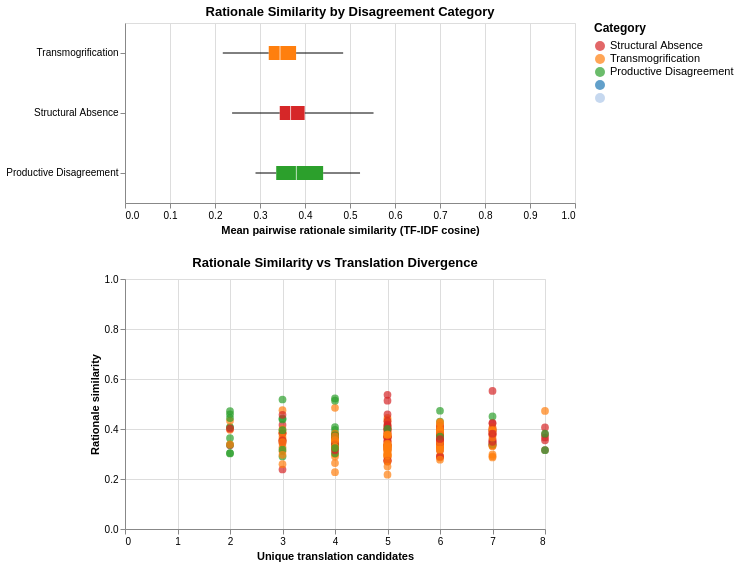

Write notebook code for a chart like this one.
### Code cell
sim_plot = df_with_sim.dropna(subset=['mean_rationale_similarity']).copy()
focus_cats = ['STRUCTURAL_ABSENCE', 'TRANSMOGRIFICATION', 'PRODUCTIVE_DISAGREEMENT']
sim_plot = sim_plot[sim_plot['category'].isin(focus_cats)]
sim_plot['label'] = sim_plot['category'].map(CATEGORY_LABELS)

selection = alt.selection_point(fields=['category'], bind='legend')

_scale = alt.Scale(domain=list(CATEGORY_COLOURS.keys()), range=list(CATEGORY_COLOURS.values()))
_label_expr = (
    "{'STRUCTURAL_ABSENCE':'Structural Absence','TRANSMOGRIFICATION':'Transmogrification',"
    "'PRODUCTIVE_DISAGREEMENT':'Productive Disagreement'}[datum.label]"
)
sel_color = alt.Color('category:N', scale=_scale, title='Category',
    legend=alt.Legend(labelExpr=_label_expr, symbolType='circle',
                      orient='right', titleFontSize=12, labelFontSize=11))

alt.renderers.enable('default')

box = alt.Chart(sim_plot).mark_boxplot(extent='min-max').encode(
    x=alt.X('mean_rationale_similarity:Q', scale=alt.Scale(domain=[0, 1]),
            title='Mean pairwise rationale similarity (TF-IDF cosine)'),
    y=alt.Y('label:N', sort=None, title=None),
    color=sel_color,
    # opacity=alt.when(selection).then(alt.value(1)).otherwise(alt.value(0.2)),
    tooltip=['label:N', alt.Tooltip('mean_rationale_similarity:Q', format='.3f')],
).properties(
    width=450, height=180,
    title='Rationale Similarity by Disagreement Category'
)

points = alt.Chart(sim_plot).mark_circle(size=60).encode(
    x=alt.X('n_unique_raw:Q', title='Unique translation candidates'),
    y=alt.Y('mean_rationale_similarity:Q', scale=alt.Scale(domain=[0, 1]),
            title='Rationale similarity'),
    color=sel_color,
    # opacity=alt.when(selection).then(alt.value(0.8)).otherwise(alt.value(0.1)),
    tooltip=['language_name:N', 'label:N',
             alt.Tooltip('mean_rationale_similarity:Q', format='.3f'),
             'n_unique_raw:Q'],
).properties(
    width=420, height=250,
    title='Rationale Similarity vs Translation Divergence'
)

box & points

### Figure 1 — Vega specification as saved in the notebook (floating-point values rounded to 4 significant figures; data arrays with more than 128 entries replaced by an {"elided": "..."} marker saying what was removed)
{"$schema": "https://vega.github.io/schema/vega/v6.json", "data": [{"name": "source_0"}, {"name": "data_0"}, {"name": "data_1", "values": [{"category": "TRANSMOGRIFICATION", "label": "Transmogrification", "lower_box_mean_rationale_similarity": 0.3195, "lower_whisker_mean_rationale_similarity": 0.2173, "mid_box_mean_rationale_similarity": 0.3445, "upper_box_mean_rationale_similarity": 0.3802, "upper_whisker_mean_rationale_similarity": 0.4848}, {"category": "STRUCTURAL_ABSENCE", "label": "Structural Absence", "lower_box_mean_rationale_similarity": 0.3439, "lower_whisker_mean_rationale_similarity": 0.238, "mid_box_mean_rationale_similarity": 0.3679, "upper_box_mean_rationale_similarity": 0.3992, "upper_whisker_mean_rationale_similarity": 0.5523}, {"category": "PRODUCTIVE_DISAGREEMENT", "label": "Productive Disagreement", "lower_box_mean_rationale_similarity": 0.336, "lower_whisker_mean_rationale_similarity": 0.29, "mid_box_mean_rationale_similarity": 0.3808, "upper_box_mean_rationale_similarity": 0.4403, "upper_whisker_mean_rationale_similarity": 0.5223}]}, {"name": "data_2", "values": [{"category": "TRANSMOGRIFICATION", "label": "Transmogrification", "lower_box_mean_rationale_similarity": 0.3195, "lower_whisker_mean_rationale_similarity": 0.2173, "mid_box_mean_rationale_similarity": 0.3445, "upper_box_mean_rationale_similarity": 0.3802, "upper_whisker_mean_rationale_similarity": 0.4848}, {"category": "STRUCTURAL_ABSENCE", "label": "Structural Absence", "lower_box_mean_rationale_similarity": 0.3439, "lower_whisker_mean_rationale_similarity": 0.238, "mid_box_mean_rationale_similarity": 0.3679, "upper_box_mean_rationale_similarity": 0.3992, "upper_whisker_mean_rationale_similarity": 0.5523}, {"category": "PRODUCTIVE_DISAGREEMENT", "label": "Productive Disagreement", "lower_box_mean_rationale_similarity": 0.336, "lower_whisker_mean_rationale_similarity": 0.29, "mid_box_mean_rationale_similarity": 0.3808, "upper_box_mean_rationale_similarity": 0.4403, "upper_whisker_mean_rationale_similarity": 0.5223}]}, {"name": "data_3", "values": [{"category": "TRANSMOGRIFICATION", "label": "Transmogrification", "lower_box_mean_rationale_similarity": 0.3195, "lower_whisker_mean_rationale_similarity": 0.2173, "mid_box_mean_rationale_similarity": 0.3445, "upper_box_mean_rationale_similarity": 0.3802, "upper_whisker_mean_rationale_similarity": 0.4848}, {"category": "STRUCTURAL_ABSENCE", "label": "Structural Absence", "lower_box_mean_rationale_similarity": 0.3439, "lower_whisker_mean_rationale_similarity": 0.238, "mid_box_mean_rationale_similarity": 0.3679, "upper_box_mean_rationale_similarity": 0.3992, "upper_whisker_mean_rationale_similarity": 0.5523}, {"category": "PRODUCTIVE_DISAGREEMENT", "label": "Productive Disagreement", "lower_box_mean_rationale_similarity": 0.336, "lower_whisker_mean_rationale_similarity": 0.29, "mid_box_mean_rationale_similarity": 0.3808, "upper_box_mean_rationale_similarity": 0.4403, "upper_whisker_mean_rationale_similarity": 0.5223}]}, {"name": "data_4", "values": [{"category": "TRANSMOGRIFICATION", "label": "Transmogrification", "lower_box_mean_rationale_similarity": 0.3195, "lower_whisker_mean_rationale_similarity": 0.2173, "mid_box_mean_rationale_similarity": 0.3445, "upper_box_mean_rationale_similarity": 0.3802, "upper_whisker_mean_rationale_similarity": 0.4848}, {"category": "STRUCTURAL_ABSENCE", "label": "Structural Absence", "lower_box_mean_rationale_similarity": 0.3439, "lower_whisker_mean_rationale_similarity": 0.238, "mid_box_mean_rationale_similarity": 0.3679, "upper_box_mean_rationale_similarity": 0.3992, "upper_whisker_mean_rationale_similarity": 0.5523}, {"category": "PRODUCTIVE_DISAGREEMENT", "label": "Productive Disagreement", "lower_box_mean_rationale_similarity": 0.336, "lower_whisker_mean_rationale_similarity": 0.29, "mid_box_mean_rationale_similarity": 0.3808, "upper_box_mean_rationale_similarity": 0.4403, "upper_whisker_mean_rationale_similarity": 0.5223}]}, {"name": "data_5", "values": {"elided": "254 records"}}, {"name": "data_1_concat_0_y_domain_label_0", "values": [{"label": "Transmogrification"}, {"label": "Structural Absence"}, {"label": "Productive Disagreement"}]}, {"name": "data_2_concat_0_y_domain_label_1", "values": [{"label": "Transmogrification"}, {"label": "Structural Absence"}, {"label": "Productive Disagreement"}]}, {"name": "data_3_concat_0_y_domain_label_2", "values": [{"label": "Transmogrification"}, {"label": "Structural Absence"}, {"label": "Productive Disagreement"}]}, {"name": "data_4_concat_0_y_domain_label_3", "values": [{"label": "Transmogrification"}, {"label": "Structural Absence"}, {"label": "Productive Disagreement"}]}, {"name": "data_5_concat_1_x_domain_n_unique_raw", "values": [{"min": 2, "max": 8}]}], "signals": [{"name": "concat_0_width", "value": 450}, {"name": "concat_0_height", "value": 180}, {"name": "concat_1_width", "value": 420}, {"name": "concat_1_height", "value": 250}], "marks": [{"type": "group", "name": "concat_0_group", "encode": {"update": {"width": {"signal": "concat_0_width"}, "height": {"signal": "concat_0_height"}}}, "marks": [{"type": "rule", "name": "concat_0_layer_0_marks", "from": {"data": "data_1"}, "encode": {"update": {"x2": {"field": "lower_box_mean_rationale_similarity", "scale": "concat_0_x"}, "tooltip": {"signal": "{\"Max of Mean pairwise rationale similarity (TF-IDF cosine)\": format(datum[\"upper_whisker_mean_rationale_similarity\"], \"\"), \"Q3 of Mean pairwise rationale similarity (TF-IDF cosine)\": format(datum[\"upper_box_mean_rationale_similarity\"], \"\"), \"Median of Mean pairwise rationale similarity (TF-IDF cosine)\": format(datum[\"mid_box_mean_rationale_similarity\"], \"\"), \"Q1 of Mean pairwise rationale similarity (TF-IDF cosine)\": format(datum[\"lower_box_mean_rationale_similarity\"], \"\"), \"Min of Mean pairwise rationale similarity (TF-IDF cosine)\": format(datum[\"lower_whisker_mean_rationale_similarity\"], \"\"), \"Category\": isValid(datum[\"category\"]) ? datum[\"category\"] : \"\"+datum[\"category\"], \"label\": isValid(datum[\"label\"]) ? datum[\"label\"] : \"\"+datum[\"label\"]}"}, "y": {"field": "label", "scale": "concat_0_y", "band": 0.5}, "stroke": {"value": "black"}, "x": {"field": "lower_whisker_mean_rationale_similarity", "scale": "concat_0_x"}}}, "style": ["rule", "boxplot-rule"], "aria": false}, {"type": "rule", "name": "concat_0_layer_1_marks", "from": {"data": "data_2"}, "encode": {"update": {"tooltip": {"signal": "{\"Max of Mean pairwise rationale similarity (TF-IDF cosine)\": format(datum[\"upper_whisker_mean_rationale_similarity\"], \"\"), \"Q3 of Mean pairwise rationale similarity (TF-IDF cosine)\": format(datum[\"upper_box_mean_rationale_similarity\"], \"\"), \"Median of Mean pairwise rationale similarity (TF-IDF cosine)\": format(datum[\"mid_box_mean_rationale_similarity\"], \"\"), \"Q1 of Mean pairwise rationale similarity (TF-IDF cosine)\": format(datum[\"lower_box_mean_rationale_similarity\"], \"\"), \"Min of Mean pairwise rationale similarity (TF-IDF cosine)\": format(datum[\"lower_whisker_mean_rationale_similarity\"], \"\"), \"Category\": isValid(datum[\"category\"]) ? datum[\"category\"] : \"\"+datum[\"category\"], \"label\": isValid(datum[\"label\"]) ? datum[\"label\"] : \"\"+datum[\"label\"]}"}, "stroke": {"value": "black"}, "x2": {"field": "upper_whisker_mean_rationale_similarity", "scale": "concat_0_x"}, "y": {"field": "label", "scale": "concat_0_y", "band": 0.5}, "x": {"field": "upper_box_mean_rationale_similarity", "scale": "concat_0_x"}}}, "style": ["rule", "boxplot-rule"], "aria": false}, {"type": "rect", "name": "concat_0_layer_2_marks", "from": {"data": "data_3"}, "encode": {"update": {"yc": {"field": "label", "scale": "concat_0_y", "band": 0.5}, "tooltip": {"signal": "{\"Max of Mean pairwise rationale similarity (TF-IDF cosine)\": format(datum[\"upper_whisker_mean_rationale_similarity\"], \"\"), \"Q3 of Mean pairwise rationale similarity (TF-IDF cosine)\": format(datum[\"upper_box_mean_rationale_similarity\"], \"\"), \"Median of Mean pairwise rationale similarity (TF-IDF cosine)\": format(datum[\"mid_box_mean_rationale_similarity\"], \"\"), \"Q1 of Mean pairwise rationale similarity (TF-IDF cosine)\": format(datum[\"lower_box_mean_rationale_similarity\"], \"\"), \"Min of Mean pairwise rationale similarity (TF-IDF cosine)\": format(datum[\"lower_whisker_mean_rationale_similarity\"], \"\"), \"Category\": isValid(datum[\"category\"]) ? datum[\"category\"] : \"\"+datum[\"category\"], \"label\": isValid(datum[\"label\"]) ? datum[\"label\"] : \"\"+datum[\"label\"]}"}, "fill": {"field": "category", "scale": "color"}, "x2": {"field": "upper_box_mean_rationale_similarity", "scale": "concat_0_x"}, "height": {"value": 14}, "x": {"field": "lower_box_mean_rationale_similarity", "scale": "concat_0_x"}}}, "style": ["bar", "boxplot-box"]}, {"type": "rect", "name": "concat_0_layer_3_marks", "from": {"data": "data_4"}, "encode": {"update": {"fill": [{"field": "category", "scale": "color", "test": "datum['lower_box_mean_rationale_similarity'] >= datum['upper_box_mean_rationale_similarity']"}, {"value": "white"}], "width": {"value": 1}, "tooltip": {"signal": "{\"Max of Mean pairwise rationale similarity (TF-IDF cosine)\": format(datum[\"upper_whisker_mean_rationale_similarity\"], \"\"), \"Q3 of Mean pairwise rationale similarity (TF-IDF cosine)\": format(datum[\"upper_box_mean_rationale_similarity\"], \"\"), \"Median of Mean pairwise rationale similarity (TF-IDF cosine)\": format(datum[\"mid_box_mean_rationale_similarity\"], \"\"), \"Q1 of Mean pairwise rationale similarity (TF-IDF cosine)\": format(datum[\"lower_box_mean_rationale_similarity\"], \"\"), \"Min of Mean pairwise rationale similarity (TF-IDF cosine)\": format(datum[\"lower_whisker_mean_rationale_similarity\"], \"\"), \"Category\": isValid(datum[\"category\"]) ? datum[\"category\"] : \"\"+datum[\"category\"], \"label\": isValid(datum[\"label\"]) ? datum[\"label\"] : \"\"+datum[\"label\"]}"}, "opacity": {"value": 0.7}, "height": {"value": 14}, "yc": {"field": "label", "scale": "concat_0_y", "band": 0.5}, "xc": {"field": "mid_box_mean_rationale_similarity", "scale": "concat_0_x"}}}, "style": ["tick", "boxplot-median"], "aria": false}], "axes": [{"scale": "concat_0_x", "orient": "bottom", "gridScale": "concat_0_y", "zindex": 0, "tickCount": {"signal": "ceil(concat_0_width/40)"}, "labels": false, "minExtent": 0, "aria": false, "grid": true, "maxExtent": 0, "domain": false, "ticks": false}, {"scale": "concat_0_x", "title": "Mean pairwise rationale similarity (TF-IDF cosine)", "tickCount": {"signal": "ceil(concat_0_width/40)"}, "grid": false, "orient": "bottom", "labelOverlap": true, "zindex": 0, "labelFlush": true}, {"scale": "concat_0_y", "orient": "left", "grid": false, "zindex": 0}], "title": {"text": "Rationale Similarity by Disagreement Category", "frame": "group"}, "style": "cell"}, {"type": "group", "name": "concat_1_group", "encode": {"update": {"width": {"signal": "concat_1_width"}, "height": {"signal": "concat_1_height"}}}, "marks": [{"type": "symbol", "name": "concat_1_marks", "from": {"data": "data_5"}, "encode": {"update": {"tooltip": {"signal": "{\"language_name\": isValid(datum[\"language_name\"]) ? datum[\"language_name\"] : \"\"+datum[\"language_name\"], \"label\": isValid(datum[\"label\"]) ? datum[\"label\"] : \"\"+datum[\"label\"], \"mean_rationale_similarity\": format(datum[\"mean_rationale_similarity\"], \".3f\"), \"n_unique_raw\": format(datum[\"n_unique_raw\"], \"\")}"}, "shape": {"value": "circle"}, "x": {"field": "n_unique_raw", "scale": "concat_1_x"}, "opacity": {"value": 0.7}, "y": {"field": "mean_rationale_similarity", "scale": "concat_1_y"}, "fill": {"field": "category", "scale": "color"}, "size": {"value": 60}}}, "style": ["circle"]}], "axes": [{"scale": "concat_1_x", "zindex": 0, "labels": false, "aria": false, "orient": "bottom", "domain": false, "maxExtent": 0, "grid": true, "ticks": false, "gridScale": "concat_1_y", "tickCount": {"signal": "ceil(concat_1_width/40)"}, "minExtent": 0}, {"scale": "concat_1_y", "gridScale": "concat_1_x", "zindex": 0, "grid": true, "minExtent": 0, "aria": false, "labels": false, "ticks": false, "maxExtent": 0, "tickCount": {"signal": "ceil(concat_1_height/40)"}, "domain": false, "orient": "left"}, {"scale": "concat_1_x", "orient": "bottom", "labelOverlap": true, "tickCount": {"signal": "ceil(concat_1_width/40)"}, "labelFlush": true, "zindex": 0, "grid": false, "title": "Unique translation candidates"}, {"scale": "concat_1_y", "title": "Rationale similarity", "orient": "left", "labelOverlap": true, "zindex": 0, "tickCount": {"signal": "ceil(concat_1_height/40)"}, "grid": false}], "title": {"text": "Rationale Similarity vs Translation Divergence", "frame": "group"}, "style": "cell"}], "scales": [{"name": "color", "type": "ordinal", "domain": ["STRUCTURAL_ABSENCE", "TRANSMOGRIFICATION", "PRODUCTIVE_DISAGREEMENT", "MEASUREMENT_ARTEFACT", "NOT_APPLICABLE"], "range": ["#d62728", "#ff7f0e", "#2ca02c", "#1f77b4", "#aec7e8"]}, {"name": "concat_0_x", "type": "linear", "domain": [0, 1], "range": [0, {"signal": "concat_0_width"}], "zero": true}, {"name": "concat_0_y", "type": "band", "domain": {"fields": [{"data": "data_1_concat_0_y_domain_label_0", "field": "label"}, {"data": "data_2_concat_0_y_domain_label_1", "field": "label"}, {"data": "data_3_concat_0_y_domain_label_2", "field": "label"}, {"data": "data_4_concat_0_y_domain_label_3", "field": "label"}]}, "range": [0, {"signal": "concat_0_height"}], "paddingInner": 0, "paddingOuter": 0}, {"name": "concat_1_x", "type": "linear", "domain": [{"signal": "(data(\"data_5_concat_1_x_domain_n_unique_raw\")[0] || {}).min"}, {"signal": "(data(\"data_5_concat_1_x_domain_n_unique_raw\")[0] || {}).max"}], "range": [0, {"signal": "concat_1_width"}], "nice": true, "zero": true}, {"name": "concat_1_y", "type": "linear", "domain": [0, 1], "range": [{"signal": "concat_1_height"}, 0], "zero": true}], "padding": 5, "legends": [{"labelFontSize": 11, "orient": "right", "symbolType": "circle", "title": "Category", "titleFontSize": 12, "fill": "color", "encode": {"symbols": {"update": {"opacity": {"value": 0.7}}}, "labels": {"update": {"text": {"signal": "{'STRUCTURAL_ABSENCE':'Structural Absence','TRANSMOGRIFICATION':'Transmogrification','PRODUCTIVE_DISAGREEMENT':'Productive Disagreement'}[datum.label]"}}}}}], "layout": {"padding": 20, "columns": 1, "bounds": "full", "align": "each"}, "background": "white"}
